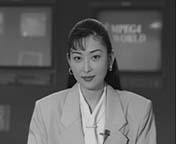
%> input picture encryption_based_on_CS_chaotic/图像处理基础算法源代码MATLAB集合/3/3/3-22.jpg, 176 x 144 px
$ octave P0309.m   (GNU Octave 9; MATLAB toolbox functions it lacks are replaced by stand-ins)
%> lines starting %> are read from the running program, lines starting %| are printed output that depends on the picture; in (x1, y1, x2, y2) boxes, pixels count from 0 and x2, y2 are one past the last pixel; in counts of white or black regions, pixels touching at a corner belong together; the program's own positions count from 1
[I,map]=imread('3-22.jpg');
%> I is the input picture: size 144x176 uint8; min 0, max 224, mean 93.9
%> map = []
imshow(I,map);
I=double(I);
%> I: size 144x176 double
[Gx,Gy]=gradient(I);       % 计算梯度
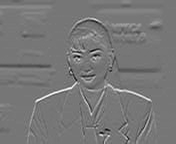
%> Gy: size 144x176 double; min -69, max 79, mean 0.6; drawn with min black and max white
G=sqrt(Gx.*Gx+Gy.*Gy);   % 注意是矩阵点乘
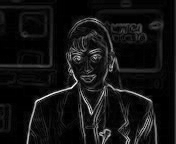
%> G: size 144x176 double; min 0, max 91.7, mean 6.8; drawn with min black and max white

J1=G;
figure,imshow(J1,map);    % 第一种图像增强

J2=I;                   % 第二种图像增强
K=find(G>=7);
%> K = 7086 values from 7 to 25344
J2(K)=G(K);
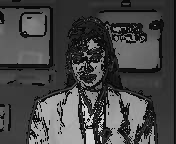
%> J2: size 144x176 double; min 0, max 224, mean 70.2
figure,imshow(J2,map);

J3=I;                   % 第三种图像增强
K=find(G>=7);
J3(K)=255;
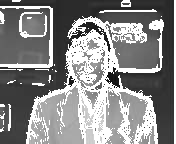
%> J3: size 144x176 double; min 0, max 255, mean 136.3
figure,imshow(J3,map);

J4=I;                   % 第四种图像增强
K=find(G<=7);
%> K = 18351 values from 1 to 25112
J4(K)=255;
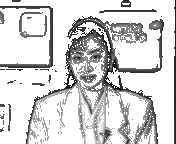
%> J4: size 144x176 double; min 0, max 255, mean 213.4
figure,imshow(J4,map);

J5=I;                   % 第五种图像增强
K=find(G<=7);
J5(K)=0;
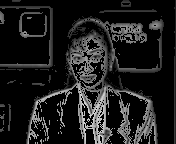
%> J5: size 144x176 double; min 0, max 221, mean 28.7
Q=find(G>=7);
%> Q = 7086 values from 7 to 25344
J5(Q)=255;
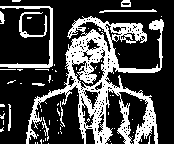
%> J5: size 144x176 double; 28% white; 72 white regions (61 under 20 px), largest, box (x1, y1, x2, y2) and area: (26, 16, 164, 144) 5443, (0, 6, 53, 68) 513, (174, 0, 176, 144) 288
figure,imshow(J5,map);
